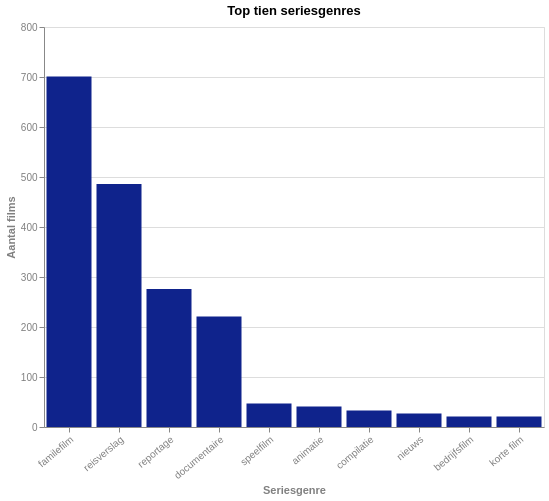

Specify this chart in Vega-Lite:
### Vega-Lite specification from a JSON file in a GitHub repository (floating-point values rounded to 4 significant figures)
{"$schema": "https://vega.github.io/schema/vega-lite/v5.json", "title": "Top tien seriesgenres", "description": "Distributie van films over de top tien seriesgenres (exclusief het genre 'amateuropname')", "width": 500, "height": 400, "data": {"values": [{"Genre": "familefilm", "Number of films": 701}, {"Genre": "reisverslag", "Number of films": 486}, {"Genre": "reportage", "Number of films": 276}, {"Genre": "documentaire", "Number of films": 221}, {"Genre": "speelfilm", "Number of films": 47}, {"Genre": "animatie", "Number of films": 41}, {"Genre": "compilatie", "Number of films": 33}, {"Genre": "nieuws", "Number of films": 27}, {"Genre": "bedrijfsfilm", "Number of films": 21}, {"Genre": "korte film", "Number of films": 21}]}, "mark": {"type": "bar", "binSpacing": 1, "tooltip": true}, "encoding": {"x": {"field": "Genre", "type": "nominal", "title": "Seriesgenre", "sort": "-y"}, "y": {"field": "Number of films", "type": "quantitative", "title": "Aantal films"}, "color": {"value": "#0F238C"}}, "config": {"countTitle": "Count", "axisX": {"labelAngle": -40, "titleColor": "grey", "labelColor": "grey"}, "axisY": {"titleColor": "grey", "labelColor": "grey"}}}
